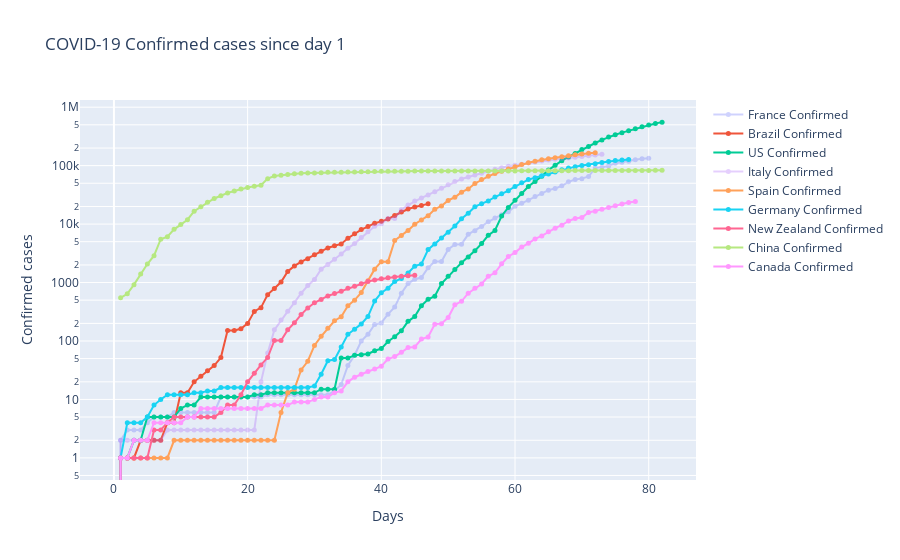

Notebook code cell kept with this figure:
### Code cell
figcc = go.Figure(series)
figcc.update_layout(title_text='COVID-19 Confirmed cases since day 1')
figcc.update_xaxes(title_text='Days')
figcc.update_yaxes(title_text='Confirmed cases', type='log')
figcc.show()
